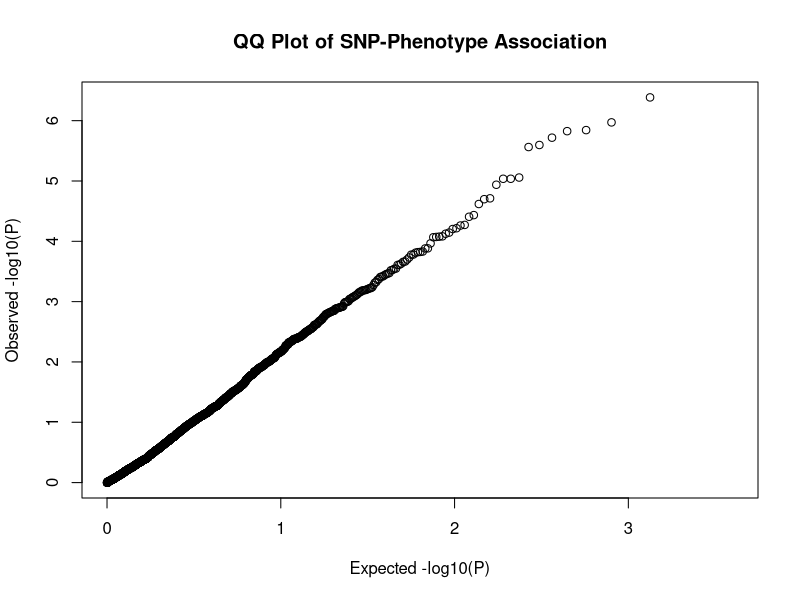
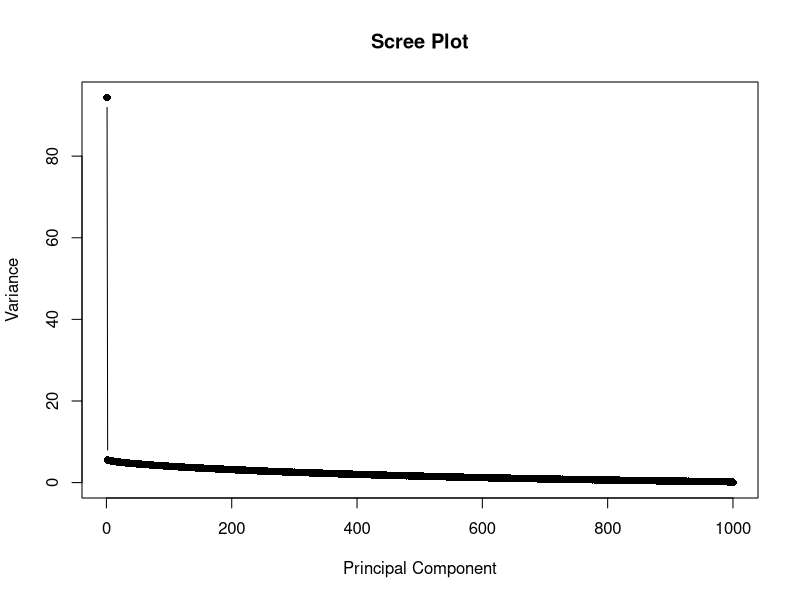
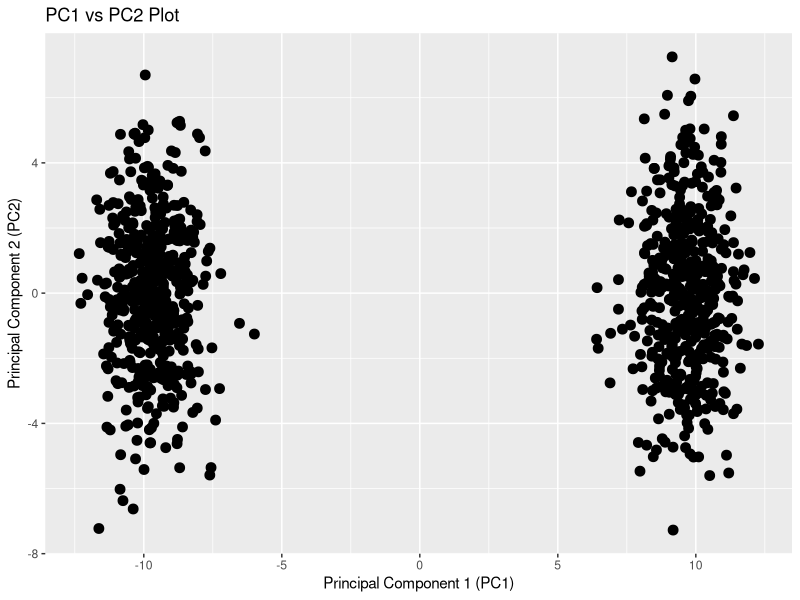
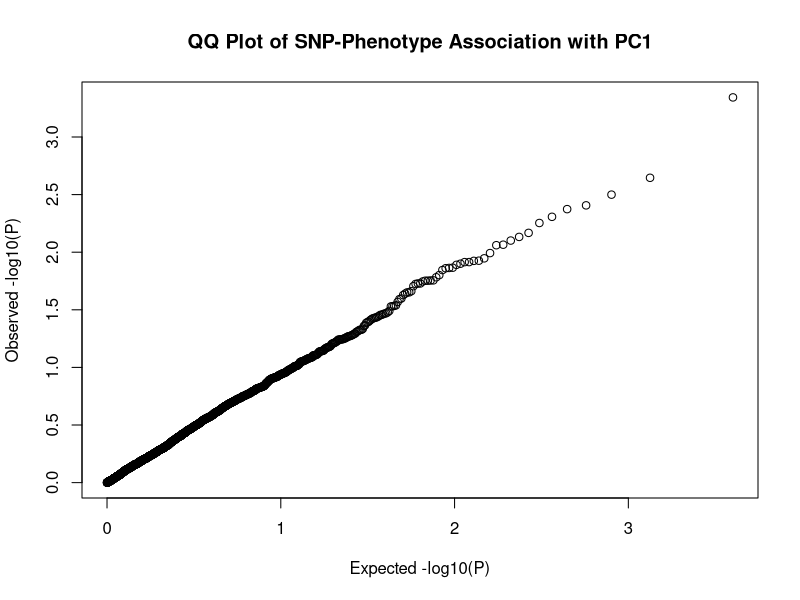

The R script that drew these images, in order:
library(readr)
library(ggplot2)
#1a 
you <- read_tsv("Q1.data") 
phenotype <- you[,2001]
genotype <- you[,1:2000]

#p-values
p_values <- numeric(length = 2000)
for (i in 1:2000) {
  model <- lm(as.matrix(phenotype) ~ genotype[[i]])
  p_values[i - 1] <- summary(model)$coefficients[2, 4]
}
observed_p_values <- -log10(p_values)
expected_p_values <- -log10(ppoints(length(p_values)))

#QQplot
qqplot(expected_p_values, observed_p_values,
       xlab = "Expected -log10(P)", ylab = "Observed -log10(P)",
       main = "QQ Plot of SNP-Phenotype Association")

#Bonferroni
alpha <- 0.05
bonferroni_threshold <- (alpha / length(p_values))
significant_snps <- which(observed_p_values > bonferroni_threshold)

#read
cat("significantly associated SNPs at α = 0.05:",
    length(significant_snps), "\n")

significant_snps

#1b
result <- prcomp(genotype, scale. = TRUE)
pcs <- result$x
plot(1:length(result$sdev), result$sdev^2,
     type = "b", pch = 16, xlab = "Principal Component",
     ylab = "Variance", main = "Scree Plot")
ggplot(data.frame(PC1 = pcs[, 1], PC2 = pcs[, 2])) +
  geom_point(aes(x = PC1, y = PC2), size = 3) +
  labs(x = "Principal Component 1 (PC1)", y = "Principal Component 2 (PC2)",
       title = "PC1 vs PC2 Plot")
pc1 <- pcs[,1]
length(pc1[pc1 < 0])

#1c
p_values <- numeric(length = ncol(genotype))
for (i in 1:ncol(genotype)) {
  model <- lm(as.matrix(phenotype) ~ genotype[[i]] + pc1)
  p_values[i] <- summary(model)$coefficients[2, 4]  # p-value for the SNP coefficient
}
observed_p_values <- -log10(p_values)
expected_p_values <- -log10(ppoints(length(p_values)))

qqplot(expected_p_values, observed_p_values,
       xlab = "Expected -log10(P)", ylab = "Observed -log10(P)",
       main = "QQ Plot of SNP-Phenotype Association with PC1")

alpha <- 0.05
bonferroni_threshold <- (alpha / length(p_values))

significant_snps <- which(observed_p_values > bonferroni_threshold)

cat("Number of significantly associated SNPs at α = 0.05 (Bonferroni correction):",
    length(significant_snps), "\n")

